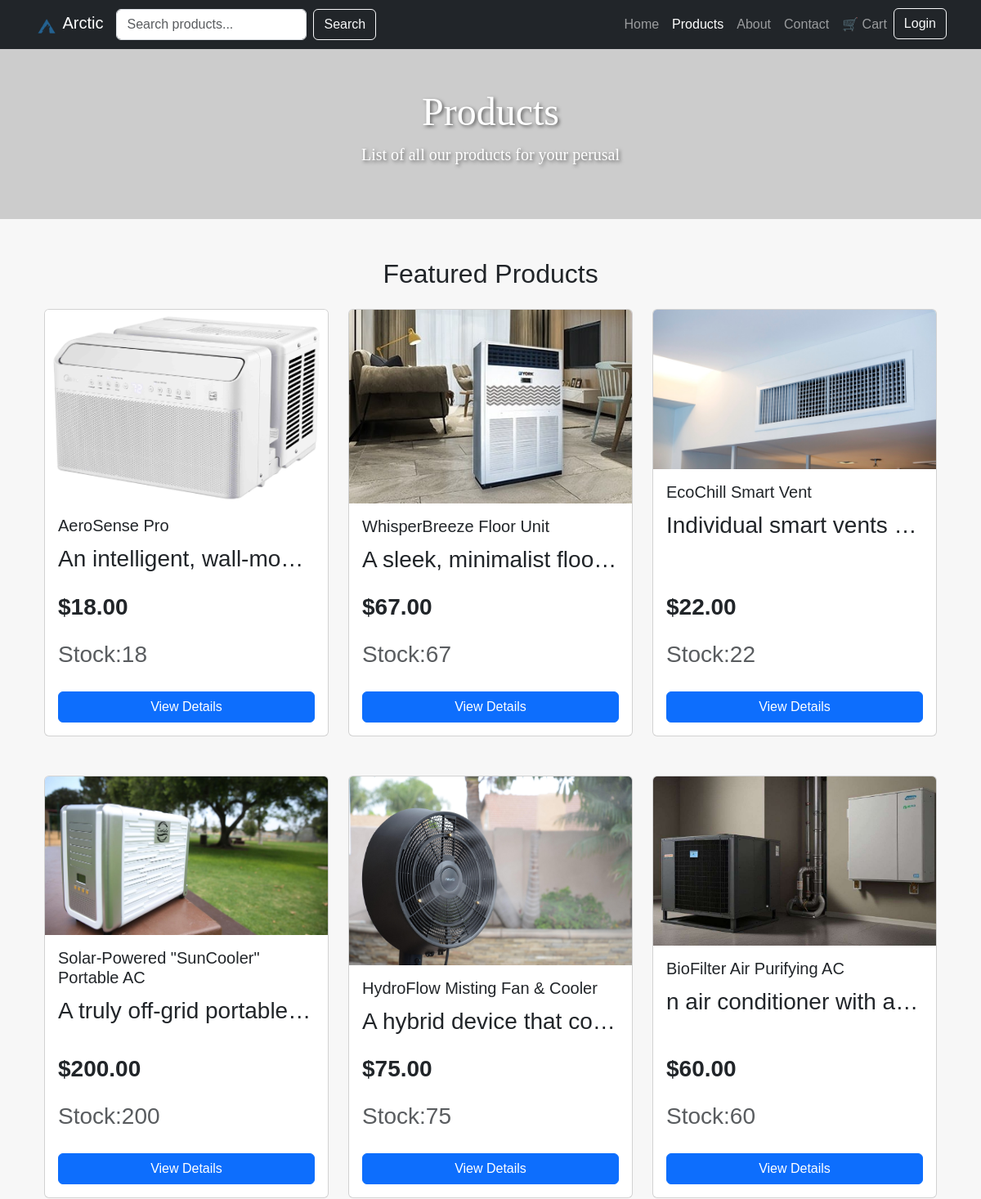
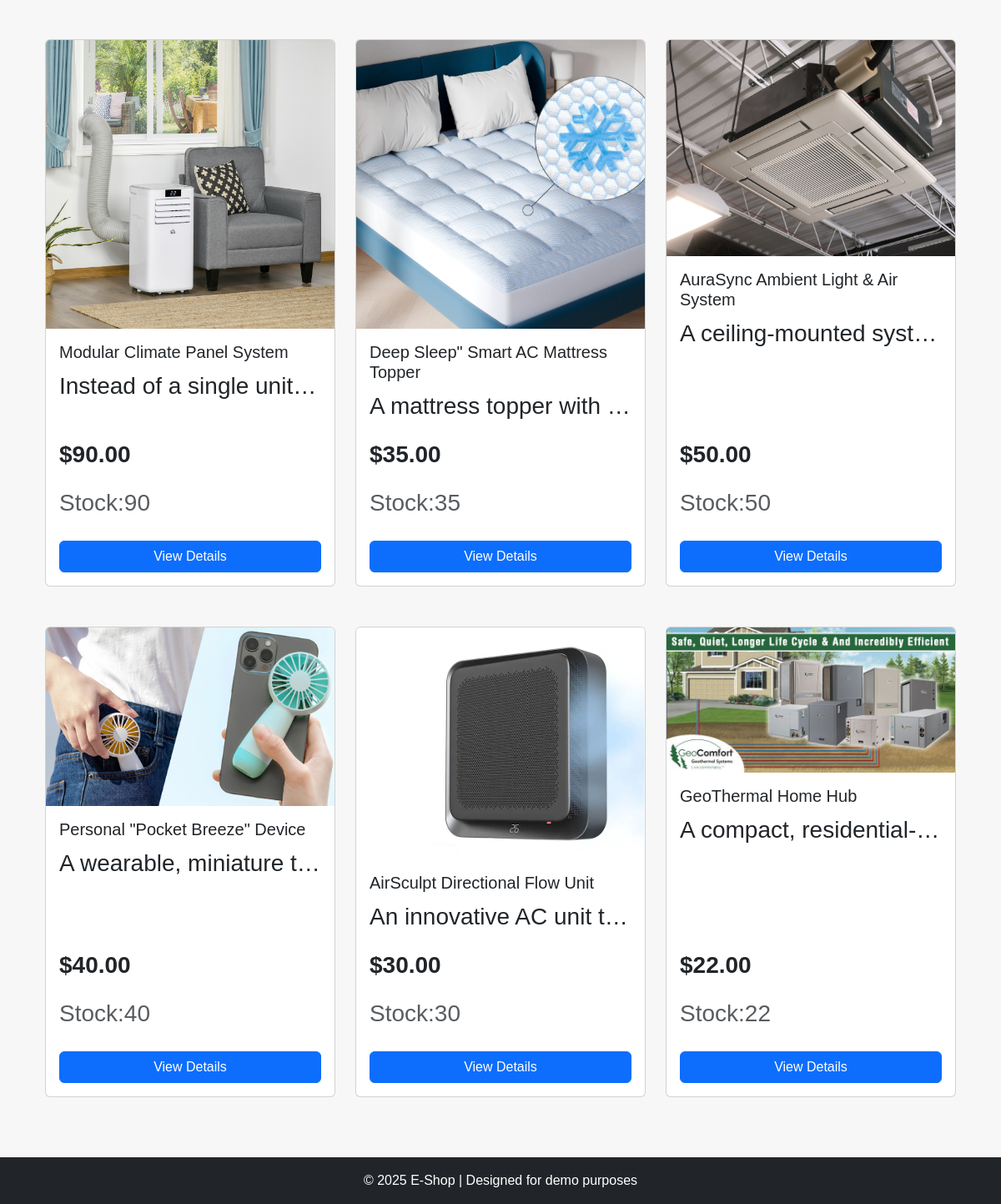
/products.php, run on the app's committed database (2 pictures, top to bottom).
### tables this page shows
CREATE TABLE `products` (
  `id` int(11) NOT NULL AUTO_INCREMENT,
  `prod_name` varchar(255) DEFAULT NULL,
  `price` int(11) DEFAULT NULL,
  `stock` int(11) DEFAULT NULL,
  `info` text DEFAULT NULL,
  `img` varchar(255) NOT NULL,
  PRIMARY KEY (`id`)
);

### misc/rand_products.php (the view, shortened to what this page needs)
<!DOCTYPE html>
<html lang="en">
<head>
    <link href="styles.css" rel="stylesheet">
</head>
</html>
<?php
include "cart_handler.php";
$sql1 = "SELECT COUNT(*) as total from products";
$result = mysqli_query($conn, $sql1);
$row = mysqli_fetch_assoc($result);
$total_amount_products = $row['total'];
function allProducts()
{
    global $total_amount_products, $conn;
    echo "<div class=\"container\">";
    echo "<h2 class=\"text-center mb-4\">Featured Products</h2>";
    echo "<div class=\"row g-4\">";
    for ($i = 1; $i <= $total_amount_products; $i++) {
        $query = "SELECT * FROM products WHERE id = {$i}";
        $result = mysqli_query($conn, $query);
        $row = mysqli_fetch_assoc($result);
        if ($row) {
            $id = $row['id'];
            $price = number_format($row['price'], 2);
            $prod_name = $row['prod_name'];
            $info = $row['info'];
            $stock = $row['stock'];
            $img = $row['img'];
            echo "<div class=\"col-md-4 mb-4\">
                <div class=\"card h-100\">
                    <img src=\"img/products/{$img}.jpg\"
                        class=\"card-img-top product-img\"
                        alt=\"{$prod_name}\">
                    <div class=\"card-body d-flex flex-column\">
                        <h5 class=\"card-title\">{$prod_name}</h5>
                        <p class=\"card-text text-truncate\">{$info}</p>
                        <p class=\"fw-bold mt-auto\">\${$price}</p>
                        <p class=\"text-muted\">Stock:{$stock}</p>
                        <a href=\"product.php?id={$id}\"class=\" btn btn-primary w-100 mt-2\">View Details</a>
                    </div>
                </div>
            </div>";
        }
    }
    echo "</div>";
}
?>

### products.php (shortened to what this page needs)
<!DOCTYPE html>
<html lang="en">
<head>
    <link rel="stylesheet" href="node_modules/bootstrap/dist/css/bootstrap.min.css">
    <link rel="stylesheet" href="styles.css">
</head>
<body>
    <nav class="navbar navbar-expand-lg navbar-dark bg-dark">
        <div class="container">
            <a class="navbar-brand" href="index.php">
                <img src="img/artic.png" alt="Logo" width="30" class="d-inline-block align-text-top" id="logoimg">
                Arctic
            </a>
                <form class="d-flex" action="search.php" method="GET">
                    <input class="form-control me-2" type="search" name="search_query" placeholder="Search products..." aria-label="Search">
                    <button class="btn btn-outline-light" type="submit">Search</button>
                </form>
            <div class="collapse navbar-collapse">
                <ul class="navbar-nav ms-auto">
                    <li class="nav-item"><a class="nav-link" href="index.php">Home</a></li>
                    <li class="nav-item"><a class="nav-link active" href="products.php">Products</a></li>
                    <li class="nav-item"><a class="nav-link" href="about.php">About</a></li>
                    <li class="nav-item"><a class="nav-link" href="contact.php">Contact</a></li>
                    <li class="nav-item"><a class="nav-link" href="cart.php">🛒 Cart</a></li>
                    <li><button id="loginBtn" class="btn btn-outline-light">Login</button></li>
                </ul>
            </div>
        </div>
    </nav>
    <header class="text-center text-white py-5 bg-dark"
        style="background:url('https://picsum.photos/1200/400?business') center/cover no-repeat;">
        <div class="container">
            <h1 class="display-4" id="hero-title">Products</h1>
            <p class="lead" id="hero-subtitle">List of all our products for your perusal</p>
        </div>
    </header>
    <section class="fs-3 py-5">
        <div class="container">
            <?php
            include "misc/rand_products.php";
            allProducts();
            ?>
        </div>
    </section>
    <footer class="footer bg-dark text-white text-center py-3">
        <p class="mb-0">© 2025 E-Shop | Designed for demo purposes</p>
    </footer>
</body>
</html>

### styles.css (style rules this page uses)
#logoimg { max-width: 80%; height: auto; color: #ffffff; }
#hero-title { font-family: Jetbrains Mono; font-size: 3rem; color: #ffffff; text-shadow: 2px 2px 4px rgba(0, 0, 0, 0.538); }
#hero-subtitle { font-family: Jetbrains Mono; color: #ffffff; text-shadow: 2px 2px 4px rgba(0, 0, 0, 0.538); }
body { font-family: "JetBrains Mono", sans-serif; margin: 0; padding: 0; background-color: #f7f7f7; }

### data on the page
products: img (picture), prod_name "AeroSense Pro", info "An intelligent, wall-mo…", price "18.00", stock "18"
products: img (picture), prod_name "WhisperBreeze Floor Unit", info "A sleek, minimalist floo…", price "67.00", stock "67"
products: img (picture), prod_name "EcoChill Smart Vent", info "Individual smart vents…", price "22.00", stock "22"
products: img (picture), prod_name "Solar-Powered \"SunCooler\" Portable AC", info "A truly off-grid portable…", price "200.00", stock "200"
products: img (picture), prod_name "HydroFlow Misting Fan & Cooler", info "A hybrid device that co…", price "75.00", stock "75"
products: img (picture), prod_name "BioFilter Air Purifying AC", info "n air conditioner with a…", price "60.00", stock "60"
products: img (picture), prod_name "Modular Climate Panel System", info "Instead of a single unit…", price "90.00", stock "90"
products: img (picture), prod_name "Deep Sleep\" Smart AC Mattress Topper", info "A mattress topper with…", price "35.00", stock "35"
products: img (picture), prod_name "AuraSync Ambient Light & Air System", info "A ceiling-mounted syst…", price "50.00", stock "50"
products: img (picture), prod_name "Personal \"Pocket Breeze\" Device", info "A wearable, miniature t…", price "40.00", stock "40"
products: img (picture), prod_name "AirSculpt Directional Flow Unit", info "An innovative AC unit t…", price "30.00", stock "30"
products: img (picture), prod_name "GeoThermal Home Hub", info "A compact, residential-…", price "22.00", stock "22"
